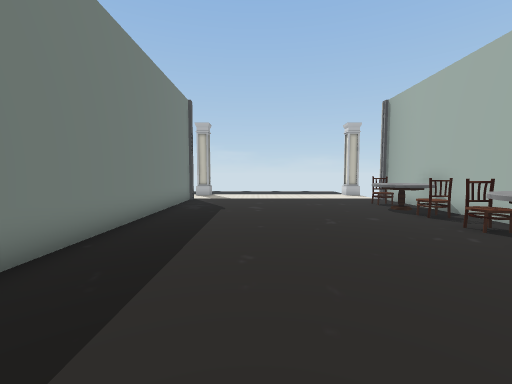
View 1 (above)

22 first-person views from a walk through a scene from a Unity 3-D project. The camera is 1.3 m above the floor, tilts 4° down and sees 90° across. The floor is counted in squares, 1 m on a side. Each view is taken from the middle of a square. On the plan, view 1 faces up. The plan holds only what a view shows up to about 13 squares ahead; the rest is blank. The place goes on beyond the plan. The player is left out. Some surface patterns are stand-ins.

View 2
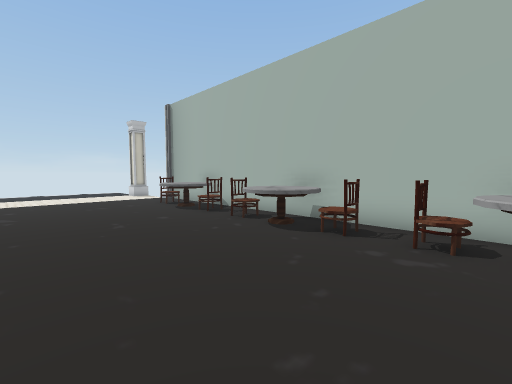

View 3
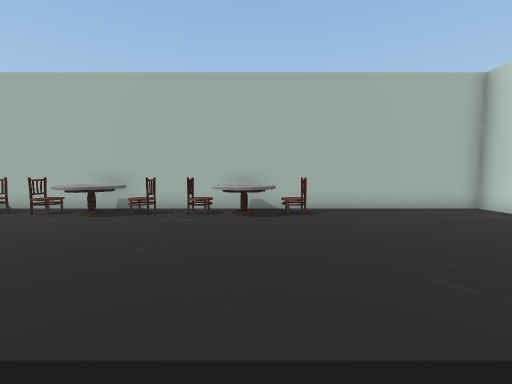

View 4
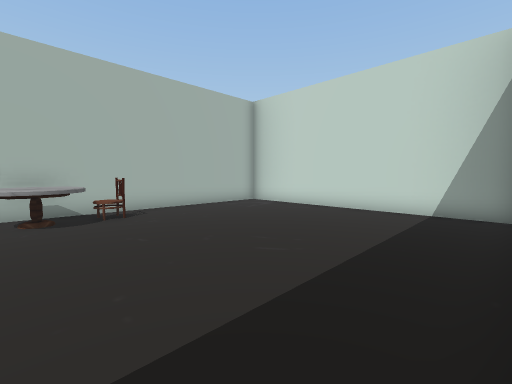

View 5
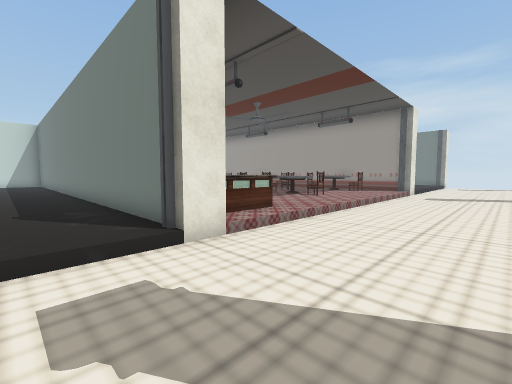

View 6
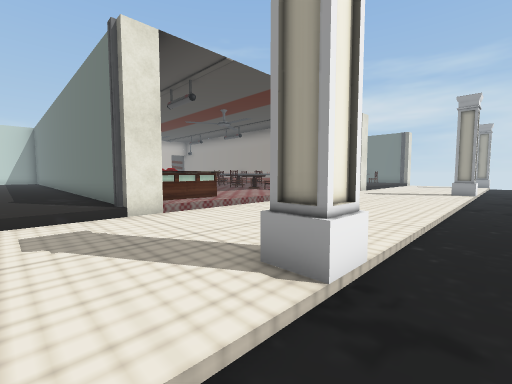

View 7
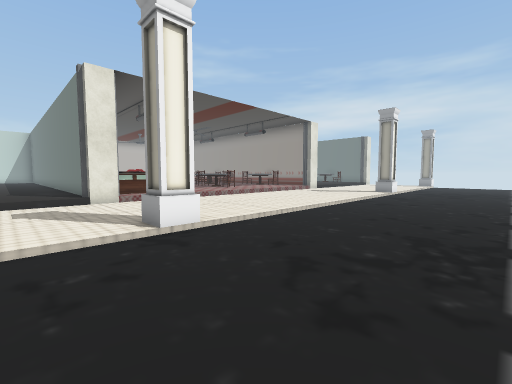

View 8
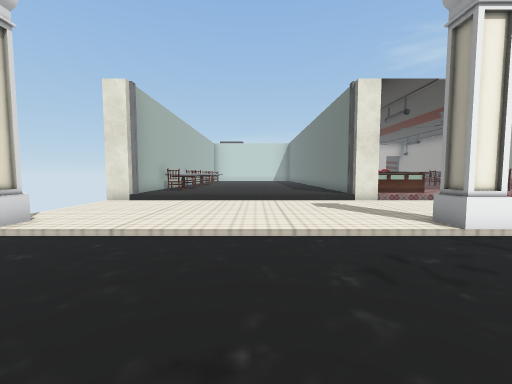

View 9
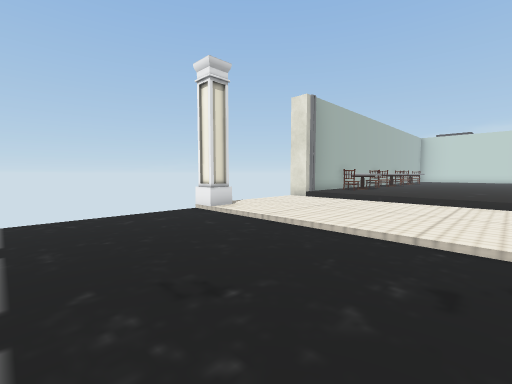

View 10
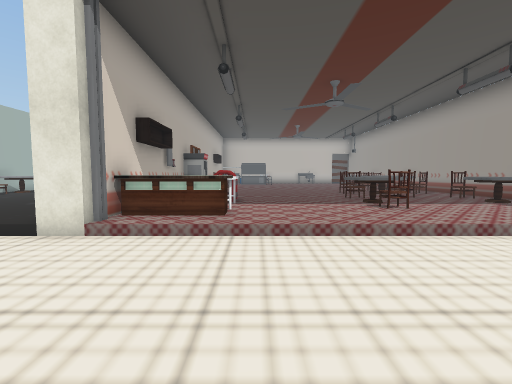

View 11
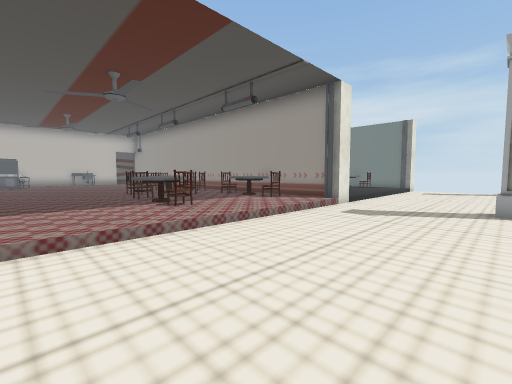

View 12
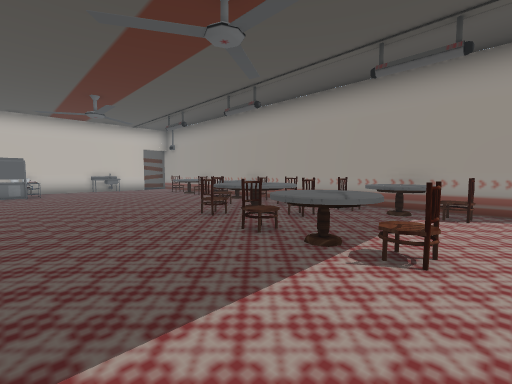

View 13
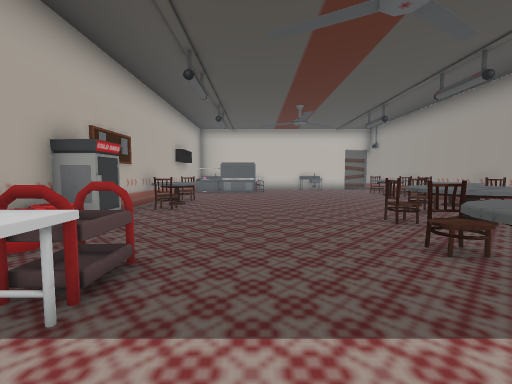

View 14
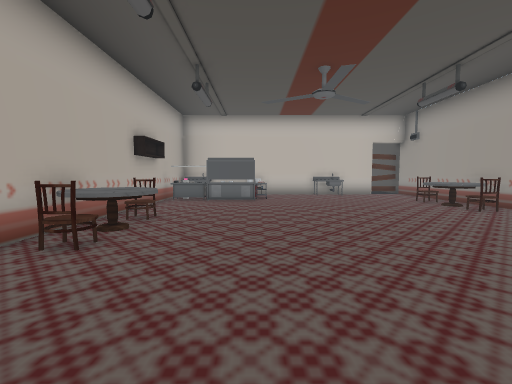

View 15
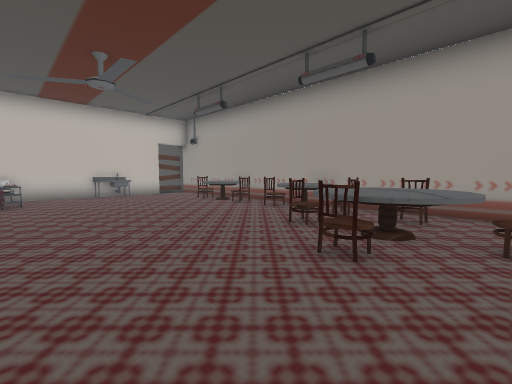

View 16
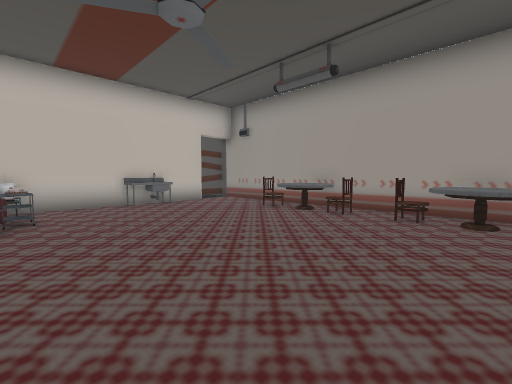

View 17
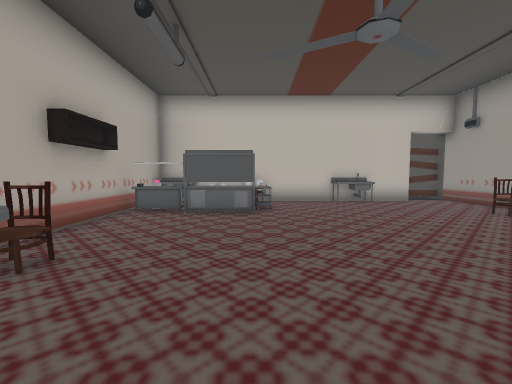

View 18
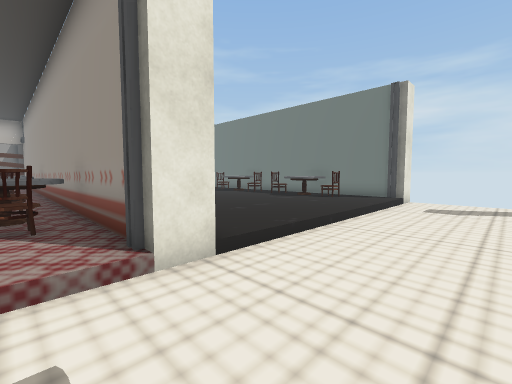

View 19
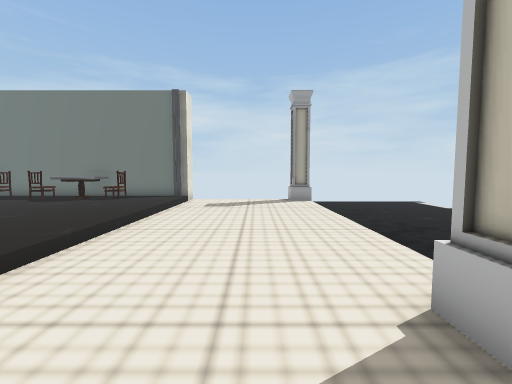

View 20
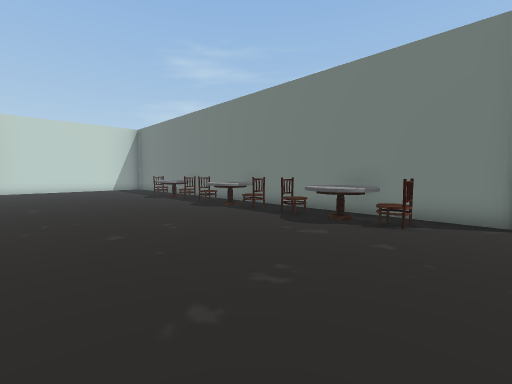

View 21
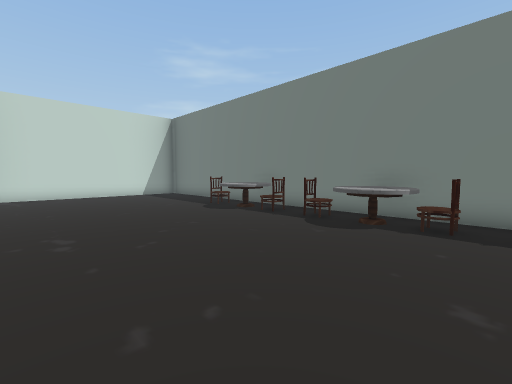

View 22
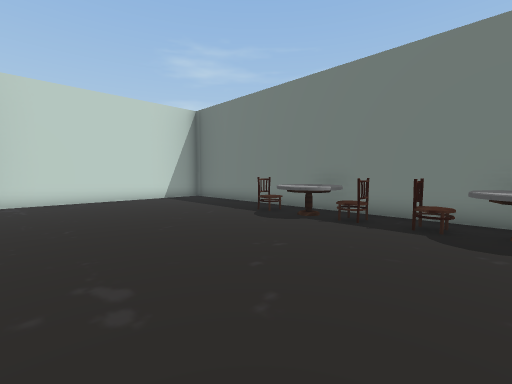

### Floor plan
Key: @ floor where view 1 was taken; # wall or solid block; x gap in a wall; . main floor; - floor 0.25 m lower than the main floor; _ floor 0.5 m lower than the main floor; = window, fence, low wall or low ledge; ^ raised ledge; O other object.
Columns run from 30 left of view 1 to 8 right of it. Each row starts with its distance up from view 1.
 25 ____        ________________ _ _______
 24 _____       _________________ ________
 23 _______      _________________________
 22 ________      ________________________
 21 _________   __________________________
 20 O_________ O______________O__________O#
 19 O----------O--------------O----------OO
 18 --------------------------------------
 17 --------------------------------------
 16 --------------------------------------
 15 --------------------------------------
 14 #------------------------------------##
 13 #O......... O...........^OOO.........O
 12 #..........#...........^^^#..........#
 11 #.O....... #.O....O....^  #........OO#
 10 #OOO...... #OOO..OO....^  #........OO#
  9 #OOO...... #OOO..OOO...^. #........OO#
  8 #.O....... #.O.O..O....=.O#..........#
  7 #.O....... #.O.O..O......O#........O=#
  6 #.O....... #..OOO........O#........OO#
  5 #OOO...... #.OOOOO.......O#........OO#
  4 #OOO...... #..OOO.........#.......OOO#
  3 #.O....... #.O.O........O.#......... #
  2 #.O....... #OOO.........OO#........O##
  1 #.O....... #OOO.........OO# .......OO#
  0 #OOO...... #.O..........O #. .@....OO#
 -1 #OOO...... #............O.#.......OOO#
 -2 #. ....... #.O............#......... #
 -3 #.O....... #OOO...........#........O.#
 -4 #......... #OOO...........#..........#
 -5 #......... #.O............#..........#
 -6 #......... #.........=^####..........#
 -7   ........ #.........^   ##..........#
 -8    ....... #.........=    #..........#
 -9     ...... #....OO...O    #..........#
-10     ###### ##x##  #####   ############

Where each view was taken, in squares from view 1:
view 1: 0 up, 0 right, facing up
view 2: 0 up, 0 right, facing up-right
view 3: 1 down, 3 left, facing right
view 4: 0 up, 3 left, facing down-right
view 5: 18 up, 1 left, facing down-left
view 6: 21 up, 1 left, facing down-left
view 7: 25 up, 1 left, facing down-left
view 8: 25 up, 1 right, facing down
view 9: 25 up, 1 left, facing down-right
view 10: 19 up, 8 left, facing down
view 11: 19 up, 8 left, facing down-left
view 12: 12 up, 8 left, facing down-left
view 13: 12 up, 9 left, facing down
view 14: 7 up, 9 left, facing down
view 15: 7 up, 9 left, facing down-left
view 16: 2 up, 9 left, facing down-left
view 17: 3 up, 9 left, facing down
view 18: 17 up, 17 left, facing down-left
view 19: 17 up, 17 left, facing left
view 20: 13 up, 21 left, facing down-left
view 21: 7 up, 21 left, facing down-left
view 22: 4 up, 21 left, facing down-left
